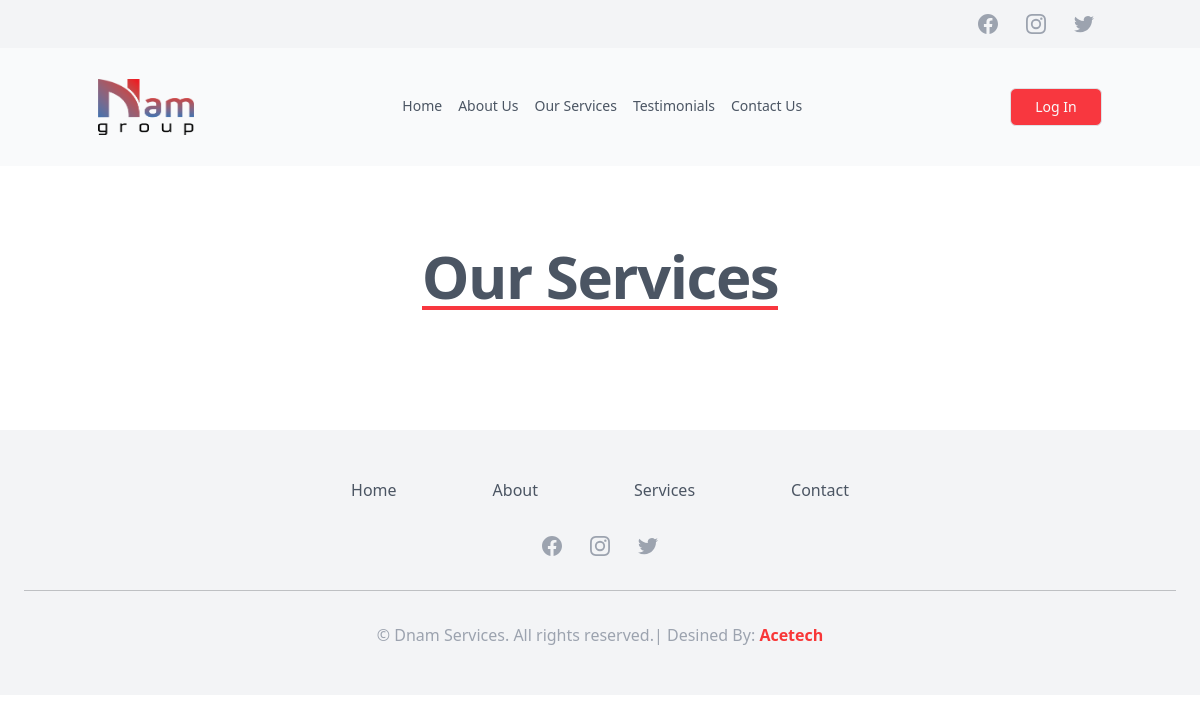
The app's page /services, older data.
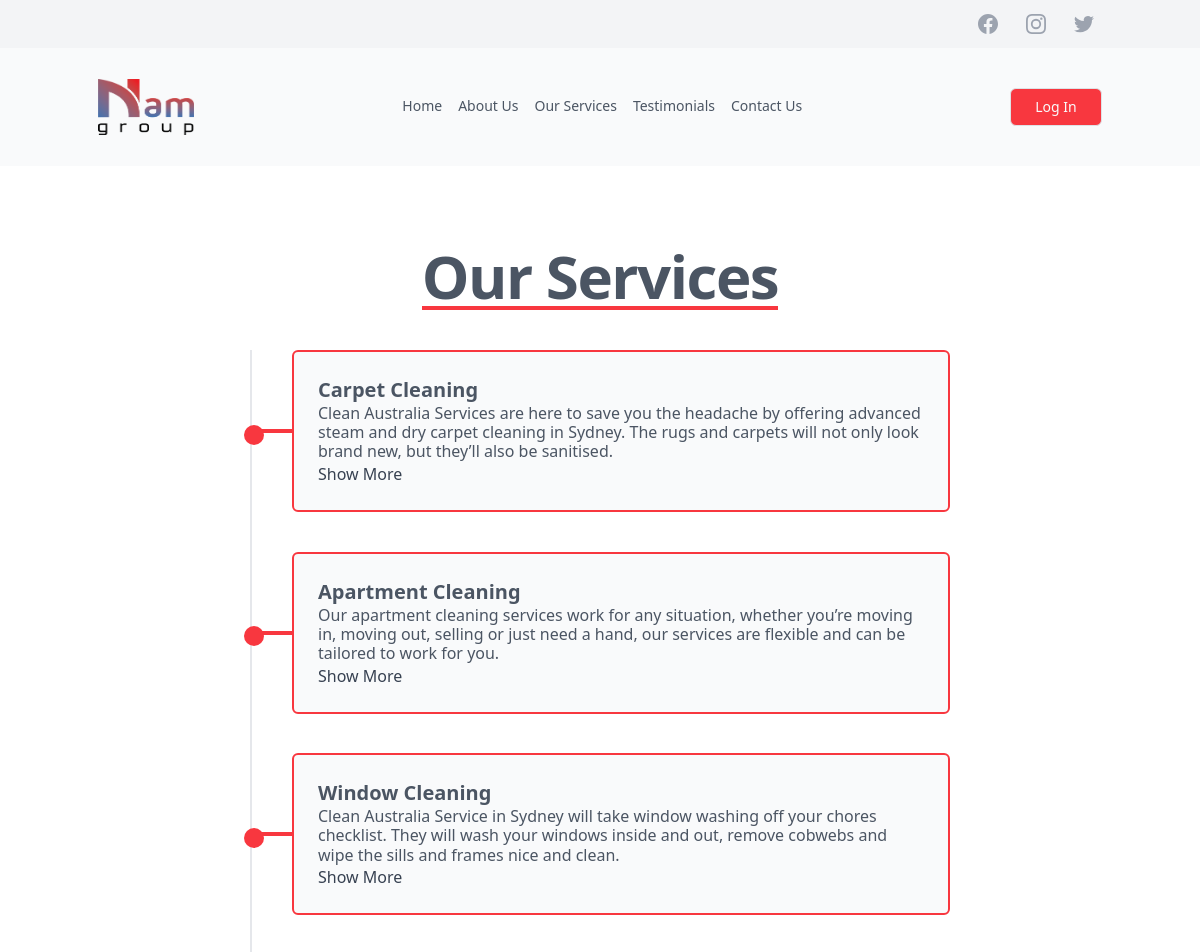
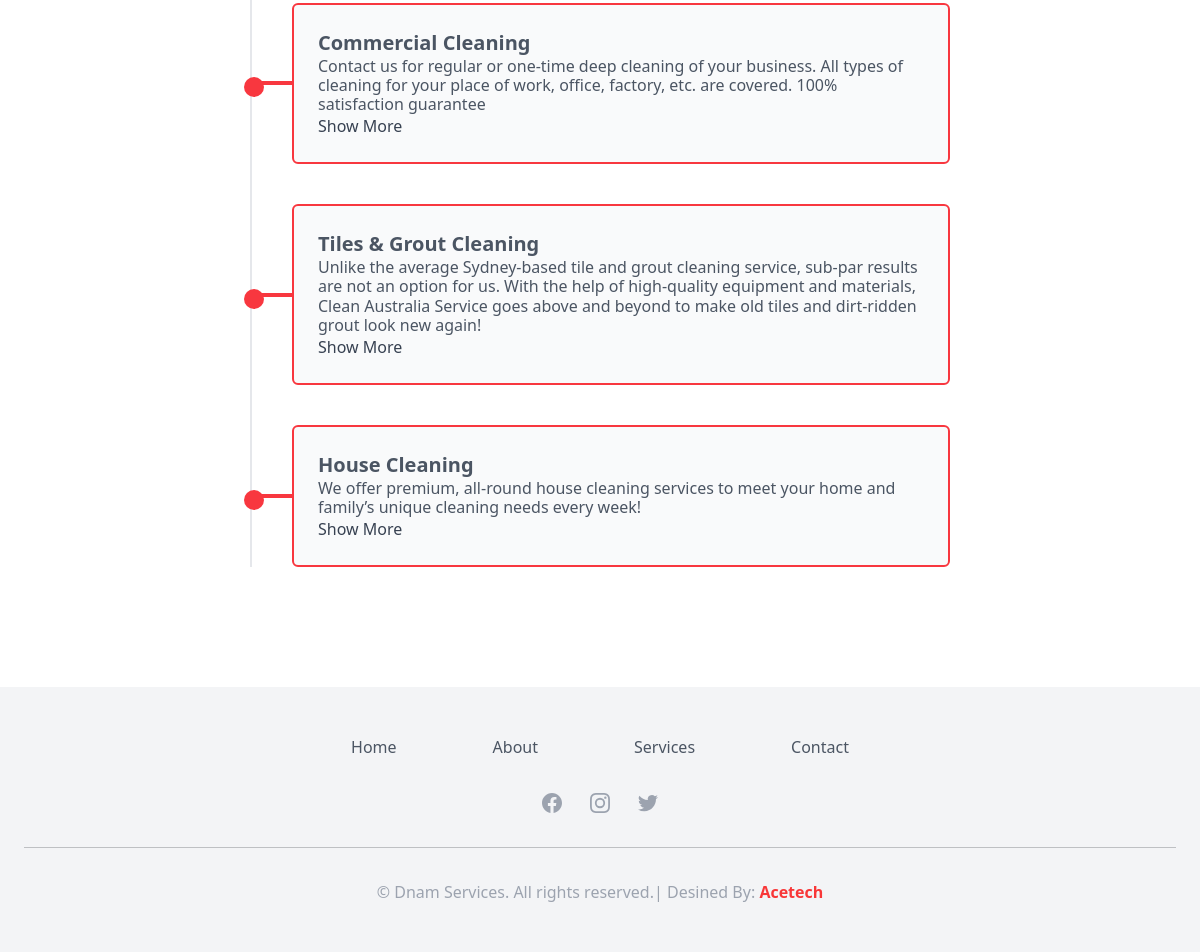
The same page, newer data (2 pictures, top to bottom).
### dnamservices/models.py (models this page shows, shortened)
class Services(models.Model):
    name = models.CharField(max_length=50)
    image = models.ImageField(upload_to='media/services')
    detail = models.TextField()
    fade = models.CharField(max_length=50)

### dnamservices/views.py (the view)
# urls.py: path('services', ServicesView, name="services"),
def ServicesView(request):
    template_name = "dnam/landingpages/services.html"
    service = Services.objects.all().order_by('-id')
    context = {
        'service':service
    }
    return render(request, template_name, context)

### theme/templates/dnam/landingpages/services.html
{% extends 'homebase.html' %}
{% block body-content %}
<div class="w-10/12 md:w-7/12 lg:6/12 mx-auto relative py-20">
    <div  class="flex justify-center text-gray-600 text-2xl tracking-tight font-Roboto leading-10 font-bold  sm:text-5xl sm:leading-none md:text-6xl">
        <span class="border-b-4 border-[#f8373f]"> Our Services</span>
    </div>
    <div class="border-l-2 mt-10" >
    {% for service in service %}
      <div data-aos="fade-{{service.fade}}"
       class="transform border-2 border-[#f8373f] transition cursor-pointer hover:-translate-y-2 ml-10 relative flex items-center px-6 py-4 bg-gray-50 text-gray-600  rounded mb-10 flex-col md:flex-row space-y-4 md:space-y-0">
        <div class="w-5 h-5 bg-[#f8373f] absolute -left-10 transform -translate-x-2/4 rounded-full z-10 mt-2 md:mt-0"></div>
        <div class="w-10 h-1 bg-[#f8373f] absolute -left-10 z-0"></div>
        <div class="flex-auto">
          <h1 class="text-xl font-bold">{{service.name}}</h1>
          <h3>{{service.detail}}</h3>
          <a href="{% url 'servicedetail' service.id %}" class="block font-medium text-gray-700">Show More</a>
        </div>
      </div>
      {% endfor %}
    </div>
</div>
{% endblock body-content %}

Row changes from the older to the newer data that the page shows:
added Services: name "Carpet Cleaning", detail "Clean Australia Services are here to save you the headache by offering advanced steam and dry carpet cleaning in Sydney. The rugs and carpets will not only look brand new, but they’ll also be sanitised."
added Services: name "Apartment Cleaning", detail "Our apartment cleaning services work for any situation, whether you’re moving in, moving out, selling or just need a hand, our services are flexible and can be tailored to work for you."
added Services: name "Window Cleaning", detail "Clean Australia Service in Sydney will take window washing off your chores checklist. They will wash your windows inside and out, remove cobwebs and wipe the sills and frames nice and clean."
added Services: name "Commercial Cleaning", detail "Contact us for regular or one-time deep cleaning of your business. All types of cleaning for your place of work, office, factory, etc. are covered. 100% satisfaction guarantee"
added Services: name "Tiles & Grout Cleaning", detail "Unlike the average Sydney-based tile and grout cleaning service, sub-par results are not an option for us. With the help of high-quality equipment and materials, Clean Australia Service goes above and beyond to make old tiles and dirt-ridden grout look new again!"
added Services: name "House Cleaning", detail "We offer premium, all-round house cleaning services to meet your home and family’s unique cleaning needs every week!"
